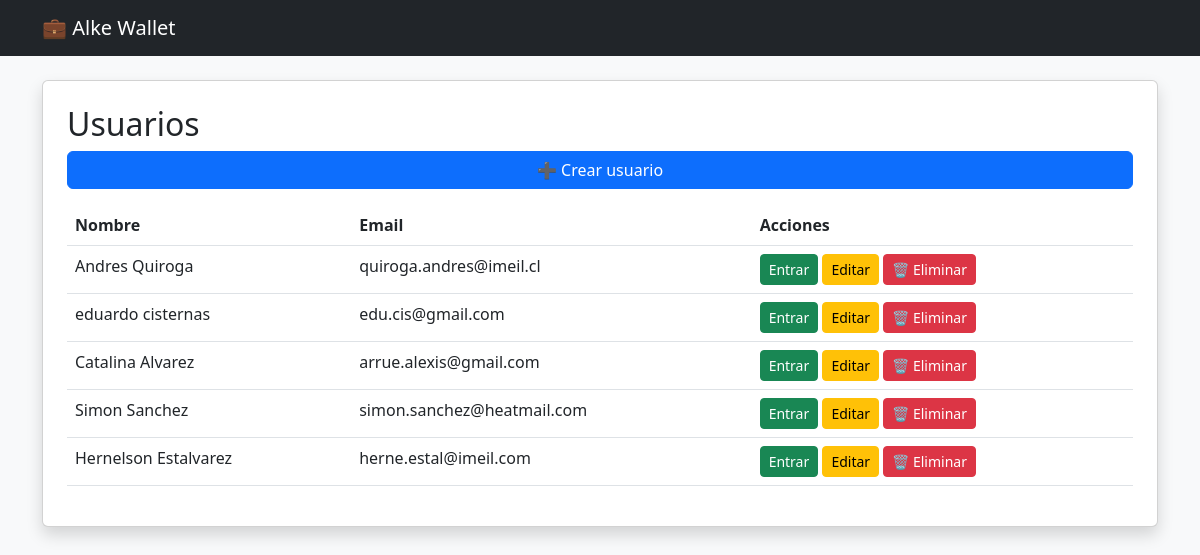
The page / on the database its author committed.
### wallet/models.py (models this page shows, shortened)
class Usuario(models.Model):
    nombre = models.CharField(max_length=100)
    email = models.EmailField(unique=True)
    saldo = models.DecimalField(max_digits=10, decimal_places=2, default=0)

### wallet/views.py (the view)
# urls.py: path('', views.lista_usuarios, name='lista_usuarios'),
def lista_usuarios(request):
    usuarios = Usuario.objects.all()
    return render(request, 'usuarios.html', {'usuarios': usuarios})

### wallet/templates/usuarios.html (shortened to what this page needs)
{% extends 'base.html' %}
{% block content %}
<h2>Usuarios</h2>
<a href="/crear/" class="btn btn-primary mb-3">➕ Crear usuario</a>
<table class="table">
    <tr>
        <th>Nombre</th>
        <th>Email</th>
        <th>Acciones</th>
    </tr>
    {% for u in usuarios %}
    <tr>
        <td>{{ u.nombre }}</td>
        <td>{{ u.email }}</td>
        <td>
            <a href="/dashboard/{{ u.id }}/" class="btn btn-success btn-sm">Entrar</a>
            <a href="/editar/{{ u.id }}/" class="btn btn-warning btn-sm">Editar</a>
            <a href="/eliminar/{{ u.id }}/"
               class="btn btn-danger btn-sm"
               onclick="return confirmarEliminacion(event)">
               🗑 Eliminar
            </a>
        </td>
    </tr>
    {% endfor %}
</table>
{% endblock %}

### rows shown on the page
Usuario: nombre "Andres Quiroga", email "quiroga.andres@imeil.cl"
Usuario: nombre "eduardo cisternas", email "edu.cis@gmail.com"
Usuario: nombre "Catalina Alvarez", email "arrue.alexis@gmail.com"
Usuario: nombre "Simon Sanchez", email "simon.sanchez@heatmail.com"
Usuario: nombre "Hernelson Estalvarez", email "herne.estal@imeil.com"
